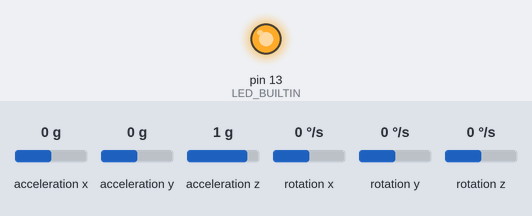
Simulated run of this sketch. Board: Arduino Uno, built with avr-gcc and run on an emulated ATmega328P. On the bench: output pins drawn as LEDs (lit = HIGH). Inputs (shaded band) come from the test bench; at power-on: acceleration x 0 g, acceleration y 0 g, acceleration z 1 g, rotation x 0 °/s, rotation y 0 °/s, rotation z 0 °/s. What the sketch prints to the serial monitor is not drawn. At 0.1 s the program stops and its outputs stay as they are.

Above: at 0.1 s.
Timing chart, 0 to 1.6 s (numbered marks = the images above):
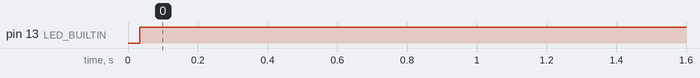

Measured:
- by itself, pin 13 (LED_BUILTIN): LOW → HIGH at 0.03 s

The sketch:

imu_raw_test.ino
```cpp
/* MPU6050 Raw Data Reader
 * This program reads raw data from the MPU6050 module and supports different output formats.
 * Full documentation: https://github.com/ElectronicCats/mpu6050/wiki
 */

#include "I2Cdev.h"
#include "MPU6050.h"

// Define MPU6050 instance with default I2C address (0x68)
MPU6050 imu;

// Select output format: human-readable or binary (uncomment one)
#define OUTPUT_READABLE_ACCELGYRO
// #define OUTPUT_BINARY_ACCELGYRO

// Variables for storing accelerometer and gyroscope data
int16_t ax, ay, az; // Accelerometer data
int16_t gx, gy, gz; // Gyroscope data
bool ledState;    // LED state

void setup() {
    // Initialize I2C communication
    #if I2CDEV_IMPLEMENTATION == I2CDEV_ARDUINO_WIRE
        Wire.begin();
    #elif I2CDEV_IMPLEMENTATION == I2CDEV_BUILTIN_FASTWIRE
        Fastwire::setup(400, true);
    #endif

    // Initialize Serial communication
    Serial.begin(9600);
    Serial.println("Initializing MPU...");

    // Initialize MPU6050 and check connection
    imu.initialize();
    if (!imu.testConnection()) {
        Serial.println("MPU6050 connection failed");
        while (true); // Stop if connection fails
    } else {
        Serial.println("MPU6050 connection successful");
    }

    // Set accelerometer and gyroscope offsets (use MPU6050_Zero for calibration)
    imu.setXAccelOffset(0);
    imu.setYAccelOffset(0);
    imu.setZAccelOffset(0);
    imu.setXGyroOffset(0);
    imu.setYGyroOffset(0);
    imu.setZGyroOffset(0);

    // Print configured offsets
    Serial.print("Offsets:\t");
    Serial.print(imu.getXAccelOffset()); Serial.print("\t");
    Serial.print(imu.getYAccelOffset()); Serial.print("\t");
    Serial.print(imu.getZAccelOffset()); Serial.print("\t");
    Serial.print(imu.getXGyroOffset()); Serial.print("\t");
    Serial.print(imu.getYGyroOffset()); Serial.print("\t");
    Serial.println(imu.getZGyroOffset());

    // Configure on-board LED for output
    pinMode(LED_BUILTIN, OUTPUT);
}

void loop() {
    // Read raw accelerometer and gyroscope data
    imu.getMotion6(&ax, &ay, &az, &gx, &gy, &gz);

    // Output data in the selected format
    #ifdef OUTPUT_READABLE_ACCELGYRO
        Serial.print("a/g:\t");
        Serial.print(ax); Serial.print("\t");
        Serial.print(ay); Serial.print("\t");
        Serial.print(az); Serial.print("\t");
        Serial.print(gx); Serial.print("\t");
        Serial.print(gy); Serial.print("\t");
        Serial.println(gz);
    #endif

    #ifdef OUTPUT_BINARY_ACCELGYRO
        Serial.write((uint8_t)(ax >> 8)); Serial.write((uint8_t)(ax & 0xFF));
        Serial.write((uint8_t)(ay >> 8)); Serial.write((uint8_t)(ay & 0xFF));
        Serial.write((uint8_t)(az >> 8)); Serial.write((uint8_t)(az & 0xFF));
        Serial.write((uint8_t)(gx >> 8)); Serial.write((uint8_t)(gx & 0xFF));
        Serial.write((uint8_t)(gy >> 8)); Serial.write((uint8_t)(gy & 0xFF));
        Serial.write((uint8_t)(gz >> 8)); Serial.write((uint8_t)(gz & 0xFF));
    #endif
    Serial.print("\n");
    // Blink the LED to indicate activity
    ledState = !ledState;
    digitalWrite(LED_BUILTIN, ledState);

    // Prevent looping too fast
    while(1);
}
```
